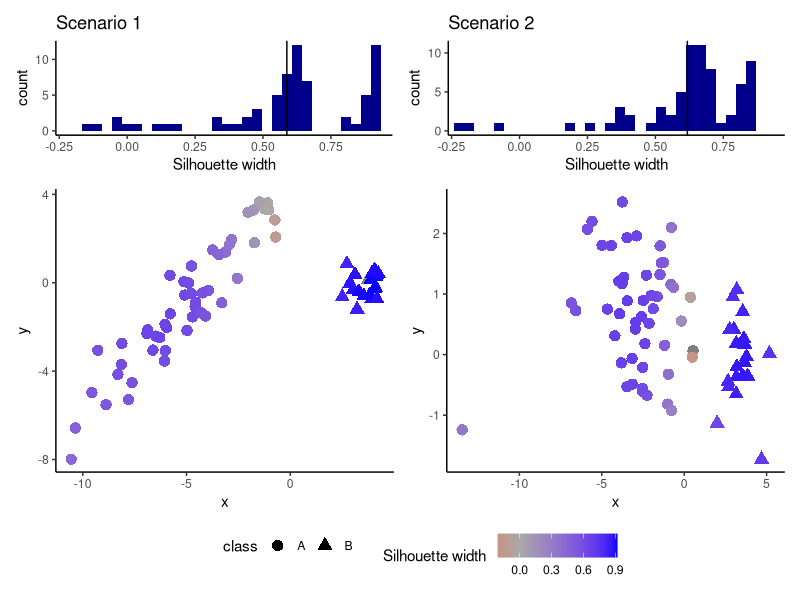

Write the R code that produced this figure.
## ---- chunk 1
suppressPackageStartupMessages({
  library(ggplot2)
  library(patchwork)
})
knitr::opts_chunk$set(dev="CairoPNG")
## ---- chunk 2
makeSwData <- function(sd1=3, offset1=-4, sd2=0.6, constantY1=FALSE, seed=1){
  set.seed(seed)
  d1 <- data.frame(x=rnorm(50, offset1, sd=sd1), y=0, class="A")
  if(constantY1){
    d1$y <- rnorm(50, 0.3*sd1)
  }else{
    d1$y <- rnorm(50, 4+d1$x)
  }
  ggplot(d1, aes(x,y)) + geom_point()
  d2 <- data.frame(x=rnorm(20, 3.5, sd=0.6), y=rnorm(20, sd=sd2), class="B")
  d <- rbind(d1,d2)
  d$sw <- cluster::silhouette(as.integer(factor(d$class)), dist(d[,1:2]))[,3]
  d
}

da <- makeSwData(seed=10)
## ---- chunk 3
d3 <- d2 <- makeSwData(sd1=2.5, offset1=-3, seed=24, sd2=0.7, constantY1 = TRUE)
# we make some adjustments to the random data to get the desired silhouettes:
w <- which(d3$class=="A")
d3$x[w] <- d3$x[w]+0.7
d3$x[head(order(d3$sw),3)] <- d3$x[head(order(d3$sw),3)]-1
d3$y[head(order(d3$sw),3)] <- d3$y[head(order(d3$sw),3)] - (d3$y[head(order(d3$sw),3)]-0.3)/2
# recompute silhouettes
d3$sw <- cluster::silhouette(as.integer(factor(d3$class)), dist(d3[,1:2]))[,3]
## ---- chunk 4
swPlot <- function(d3, title=NULL, lims=c(-0.206,0.92)){
  sw <- ggplot(d3, aes(sw)) + geom_histogram(fill="darkblue") + theme_classic() + 
    labs(x="Silhouette width") + coord_cartesian(xlim=lims) +
    geom_vline(xintercept=mean(d3$sw)) + scale_y_continuous(breaks=scales::pretty_breaks(n = 4))
  if(!is.null(title)) sw <- sw + ggtitle(title)
  sw
}
pPlot <- function(d3, lims=c(-0.206,0.92)){
  ag <- aggregate(d3[,c("x","y")], by=d3[,"class",drop=FALSE], FUN=mean)
  ggplot(d3, aes(x,y, shape=class, colour=sw)) + geom_point(size=3.5) +
    scale_color_gradient2(low="red", mid="darkgrey", high="blue", midpoint = 0, limits=lims) + 
    theme_classic() + labs(color="Silhouette width ") + theme(legend.position = "bottom") #+
    #geom_point(data=ag, colour="black", size=3.5)
}
## ---- chunk 5
pdf("SW.pdf", width=7, height=4.5)
((swPlot(da, "Scenario 1") + swPlot(d3, "Scenario 2")) / (pPlot(da) + pPlot(d3))) + 
  plot_layout(guides = "collect", heights = c(1,3)) & theme(legend.position = "bottom")
dev.off()
